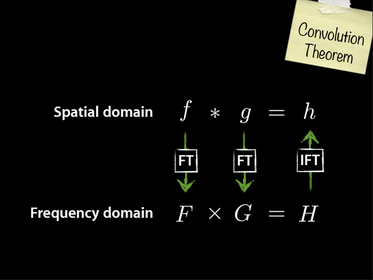
%> input picture A4/a4_spat_freq.png, 373 x 280 px, shrunk from 640 x 480 before the run
$ octave a4_script.m   (GNU Octave 9; MATLAB toolbox functions it lacks are replaced by stand-ins)
%> lines starting %> are read from the running program, lines starting %| are printed output that depends on the picture
### A4/q1.m
im = imread('a4_spat_freq.png');
%> im is the input picture: size 280x373x3 uint8; mean R, G, B 15.9, 16, 13.4

im = double(rgb2gray(im))/255;
%> im: size 280x373 double

[imh, imw] = size(im);
%> imh = 280; imw = 373

widths = [3,5,7,13,21,31,41,51,71];
timesSpatial = [];

for i = 1:numel(widths)

	width = widths(i);
	sigma = (width - 1) / 6;
	f = fspecial('gaussian', width, sigma);
	tic;
	convd = conv2(im, f);
	timeTaken = toc;
	timesSpatial = [timesSpatial;timeTaken];
% 	imshow(convd, []);
% 	pause;
end
%> after the loop, timesSpatial = [0.00708; 0.018; 0.0116; 0.0112; 0.0299; 0.058; 0.0993; 0.151; 0.244]

timesFreq = [];
for i = 1:numel(widths)
	width = widths(i);
	sigma = (width - 1) / 6;
	f = fspecial('gaussian', width, sigma);
	tic;
	f = padarray(f, [imh imw]-(2*sigma*3+1), 'post');

	f = circshift(f, -3*[sigma sigma]);

	im_dft = fft2(im, size(im,1), size(im,2));

	f_dft = fft2(f, size(im,1), size(im,2));

	im_f_dft = im_dft .* f_dft;

	im_f = ifft2(im_f_dft);
	timeTaken = toc;
	timesFreq = [timesFreq;timeTaken];
% 	imshow(im_f, []);
% 	pause;
end
%> after the loop, timesFreq = [0.0582; 0.0511; 0.0589; 0.0291; 0.0295; 0.023; 0.0246; 0.0226; 0.0237]
plot(widths, [timesSpatial, timesFreq] );
title('Benchmark of Filtering Execution Time on Spatial vs Frequency Domain')
legend('conv2', 'DFT');
xlabel('Kernel Width');
ylabel('Time');

fprintf('Based on this data, assuming that the growth of the function between kernel size and execution time follows the trend seen, we conclude that the execution time for the conv2 in the spatial domain grows linearly, while the dft frequency domain stays roughly constant. Therefore, for width sizes less than approximately 35, the conv2 is faster, but for any widths greater than 35 it is faster to use the dft.\n');

### A4/q2.m
im_zack = imread('zack.png');
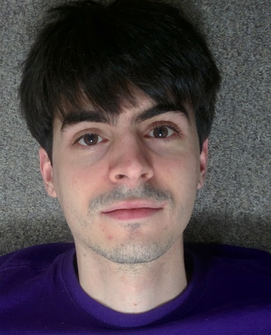
%> input picture A4/zack.png, 271 x 335 px, shrunk from 465 x 575 before the run
%> im_zack is the input picture: size 335x271x3 uint8; mean R, G, B 81.1, 70.9, 76.8
im_dante = imread('dante.png');
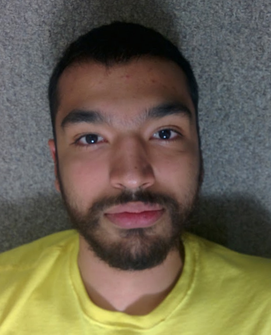
%> input picture A4/dante.png, 271 x 335 px, shrunk from 465 x 575 before the run
%> im_dante is the input picture: size 335x271x3 uint8; mean R, G, B 104.7, 96.7, 77.4
%and we're here to pump you up.

im_zack = double(rgb2gray(im_zack))/255;
%> im_zack: size 335x271 double
im_dante = double(rgb2gray(im_dante))/255;
%> im_dante: size 335x271 double

im_zack = (im_zack + 1) /2;

im_dante = (im_dante *2) -1;
[imh, imw] = size(im_zack);
%> imh = 335; imw = 271
%They're the same size...

% Uncomment for dank dacks
% widths = [17,19,21,25,27,31,41,51,71];
% widths = [11]; %for zante
widths = [19]; %for dack

for i = 1:numel(widths)
	width = widths(i)
	sigma = (width - 1) / 6;
	f = fspecial('gaussian', width , sigma);
	f = padarray(f, [imh imw]-(2*sigma*3+1), 'post');
	f = circshift(f, -3*[sigma sigma]);
	f_dft = fft2(f, imh, imw);
	im_dft_z = fft2(im_zack, imh, imw);
	im_f_dft_z = im_dft_z .* f_dft;
	im_f_z = ifft2(im_f_dft_z);

    f = fspecial('gaussian', width, sigma);
	f = padarray(f, [imh imw]-(2*sigma*3+1), 'post');
	f = circshift(f, -3*[sigma sigma]);
	f_dft = fft2(f, imh, imw);
    f_dft = 1-f_dft;

    im_dft_d = fft2(im_dante, imh, imw);
	im_f_dft_d = im_dft_d .* f_dft;
	im_f_d = ifft2(im_f_dft_d);

    imshow(im_f_d);
    pause;
    imshow(im_f_z);
    pause;
    im_zanta = im_f_d + im_f_z;
    %arrrrrrr
    imshow(im_zanta);
    pause;


end
%> this loop made 1 pass
%> pass 1, `imshow(im_f_d);`:
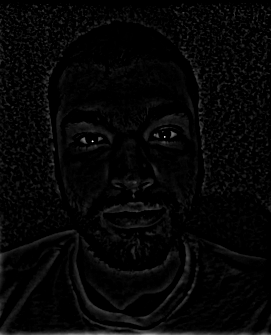
%> displayed picture: size 335x271, on the screen's scale of 0 to 255; min 0, max 255, mean 6.2
%> pass 1, `im_zanta = im_f_d + im_f_z;`:
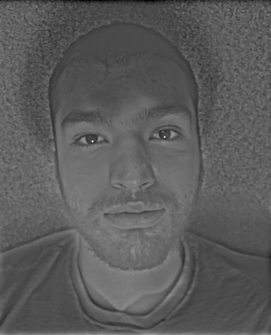
%> im_zanta: size 335x271 double; min -0.091, max 1.96, mean 0.646; drawn with min black and max white

### A4/SeamCarveHelper.m
function [ res ] = SeamCarveHelper( filename, newWidth, newHeight, saveName )
%> called with filename = 'ryerson.jpg', newWidth = 640, newHeight = 480, saveName = 'ryerson_carved1'
%UNTITLED2 Summary of this function goes here
%   Detailed explanation goes here
im = imread(filename);
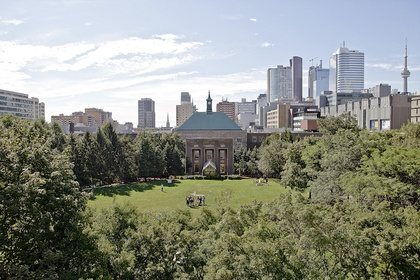
%> input picture A4/ryerson.jpg, 420 x 280 px, shrunk from 720 x 480 before the run
%> im is the input picture: size 280x420x3 uint8; mean R, G, B 139.5, 142.8, 132.8
newImg = SeamCarve(im2double(im), newWidth);
newImg = SeamCarve(permute(newImg, [2 1 3]), newHeight);
newImg = permute(newImg, [2 1 3]);
fprintf('Showing final carve image and writing to disk: ');
fprintf(saveName);
fprintf('\n');
imshow(newImg, []);
imwrite(newImg,[saveName,'.jpg']);
res = newImg;
end

### A4/SeamCarve.m
function [ m_ret ] = SeamCarve( img, c )
%> called with c = 640
sobelY = fspecial('sobel');
sobelX = sobelY';
sigma = 1;
width = sigma*6+1;
gauss = fspecial('gaussian', width, sigma);

derivGaussY = imfilter(gauss, sobelY, 'conv');
derivGaussX = imfilter(gauss, sobelX, 'conv');
[h,w,~] = size(img);
%> h = 280; w = 420
tempImg = img;
for newWidth = w-1:-1:c
    [h,w,~] = size(tempImg);
    newWidth
    newImage = zeros(h,newWidth,3);
    energy = zeros(h,w);
    for i = 1:3
        convdY = im2double(imfilter(tempImg(:,:,i), derivGaussY, 'conv'));
        convdX = im2double(imfilter(tempImg(:,:,i), derivGaussX, 'conv'));
        convdX = convdX .^ 2;
        convdY = convdY .^ 2;
        energy = energy + sqrt(convdX +  convdY);
    end
    energy = energy / 3;
    score = energy;

    for y=2:h
        for x=1:w
            left = 1000000;
            middle = score(y-1,x);
            right = 1000000;
            if x > 1
                left = score(y-1,x-1);
            elseif x < w
                right = score(y-1,x+1);
            end
            score(y,x) = energy(y,x) + min([left,middle,right]);
        end
    end
    %     imshow(score,[]);
    %     pause;
    minIndex = 0;
    minVal = 10000000;
    for x=1:w
        s = score(h,x);
        if (s < minVal)
            minVal = s;
            minIndex = x;
        end
    end
    currentIndex = minIndex;
    for y=h:-1:1
        summand = 0;
        for x=1:w-1
            if x == currentIndex
                summand = 1;
                newImage(y,currentIndex,:) = (tempImg(y,currentIndex,:) + tempImg(y,currentIndex+1,:))./2;
            elseif x == currentIndex -1
                newImage(y,currentIndex-1,:) = (tempImg(y,currentIndex,:) + tempImg(y,currentIndex-1,:))./2;
            else
                indx = x + summand;
                newImage(y,x,:) = tempImg(y,indx,:);
            end
        end
        if y ~= 1
            left = 1000000;
            middle = score(y-1,currentIndex);
            right = 1000000;
            if currentIndex > 1
                left = score(y-1,currentIndex-1);
            elseif currentIndex < w
                right = score(y-1,currentIndex+1);
            end

            [~,ind] = min([left,middle,right]);
            currentIndex = currentIndex + ind - 2;
        end
    end
    tempImg = newImage;
    imshow(tempImg);
end

m_ret = tempImg;
end

### A4/q3.m
SeamCarveHelper('ryerson.jpg', 640, 480, 'ryerson_carved1');
pause;
SeamCarveHelper('ryerson.jpg', 720, 320, 'ryerson_carved2');
pause;
SeamCarveHelper('mc_vr.png', 600, 440, 'mc_vr_carved');
%> call 3 of SeamCarveHelper, with filename = 'mc_vr.png', newWidth = 600, newHeight = 440, saveName = 'mc_vr_carved'
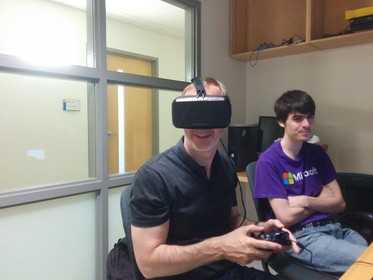
%> input picture A4/mc_vr.png, 373 x 280 px, shrunk from 640 x 480 before the run
%> in SeamCarveHelper, im is the input picture: size 280x373x3 uint8; mean R, G, B 140.7, 134.6, 129
%> call 6 of SeamCarve, with c = 440
%> in SeamCarve (call 6), `tempImg = img;`:
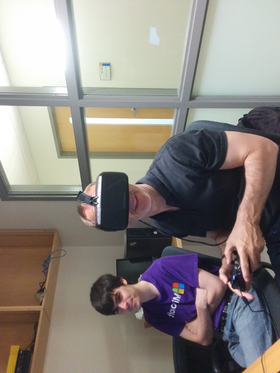
%> tempImg: size 373x280x3 double; mean R, G, B 0.552, 0.528, 0.506; mean of the top-left, top-right, bottom-left and bottom-right quarters 0.792, 0.603, 0.406, 0.314
pause;

### A4/a4_script.m
fprintf('Running Q1\n');
q1();
pause;

fprintf('Running Q2\n');
q2();

fprintf('Running Q3\n');
q3();
pause;
